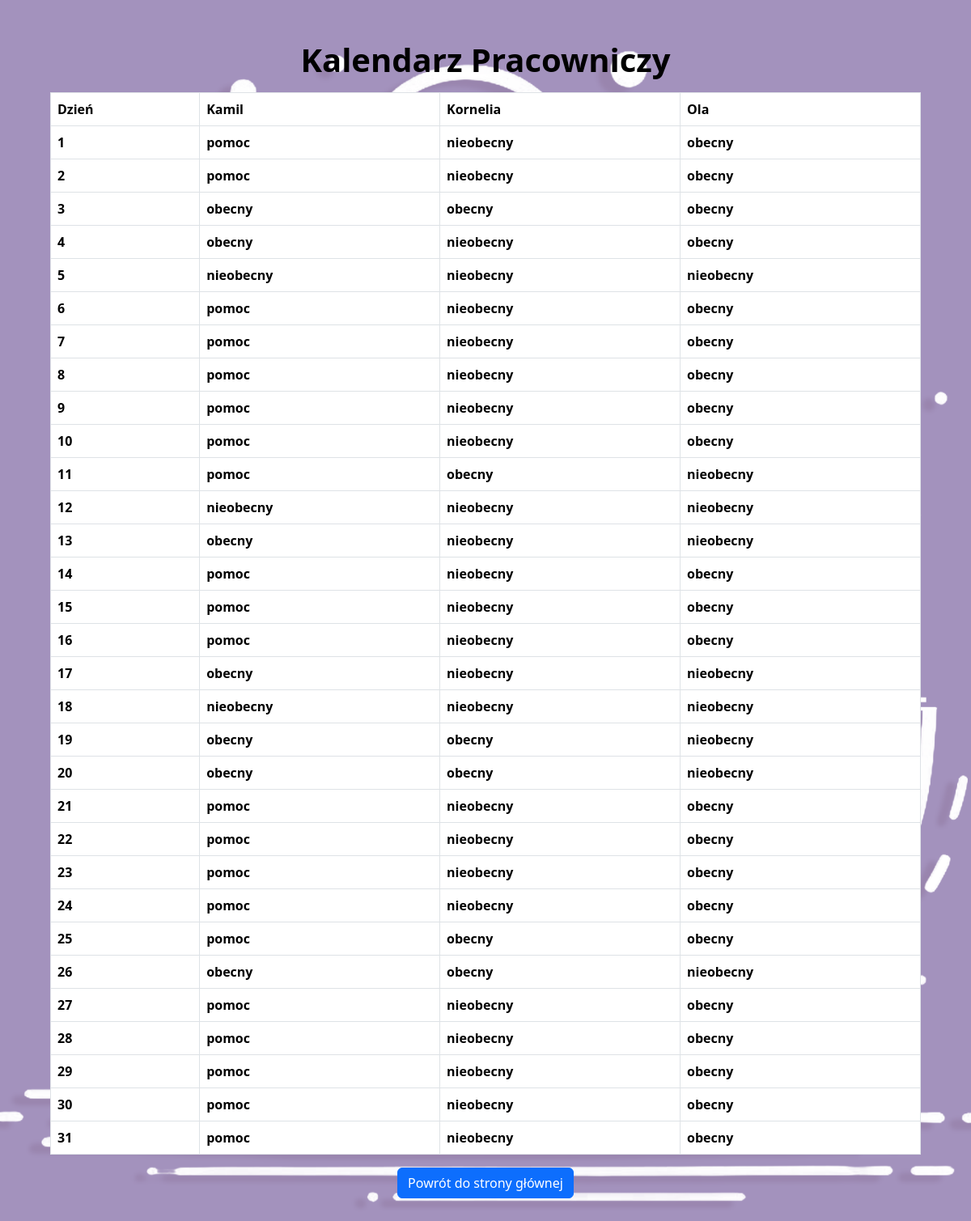
Page /kalendarz.php on the committed database.
### tables this page shows
CREATE TABLE `kalendarz_pracowniczy` (
  `id` int NOT NULL,
  `pracownik_id1` int DEFAULT NULL,
  `pracownik_id2` int DEFAULT NULL,
  `pracownik_id3` int DEFAULT NULL,
  `obecnosc_pracownik1` enum('obecny','nieobecny','pomoc') DEFAULT NULL,
  `obecnosc_pracownik2` enum('obecny','nieobecny','pomoc') DEFAULT NULL,
  `obecnosc_pracownik3` enum('obecny','nieobecny','pomoc') DEFAULT NULL,
  `dzien` int DEFAULT NULL
);

### kalendarz.php (the view, shortened to what this page needs)
<?php
$servername = "mysql8";
$username = "01061926_dworcowapub";
$password = "dworcowa035!";
$dbname = "01061926_dworcowapub";
$connection = new mysqli($servername, $username, $password, $dbname);
$sql = "SELECT * FROM kalendarz_pracowniczy";
$result = $connection->query($sql);
?>
<!DOCTYPE html>
<html lang="en">
<head>
    <link rel="stylesheet" href="https://cdn.jsdelivr.net/npm/bootstrap@5.3.3/dist/css/bootstrap.min.css">
</head>
<body>
    <div class="container mt-5">
        <h1 class="text-center" style="color: black;"><strong>Kalendarz Pracowniczy<strong></h1>
        <table class="table table-bordered mt-3">
            <thead>
                <tr>
                    <th>Dzień</th>
                    <th>Kamil</th>
                    <th>Kornelia</th>
                    <th>Ola</th>
                </tr>
            </thead>
            <tbody>
                <?php
                while($row = $result->fetch_assoc()) {
                    echo "<tr>";
                    echo "<td>" . $row['dzien'] . "</td>";
                    echo "<td>" . $row['obecnosc_pracownik1'] . "</td>";
                    echo "<td>" . $row['obecnosc_pracownik2'] . "</td>";
                    echo "<td>" . $row['obecnosc_pracownik3'] . "</td>";
                    echo "</tr>";
                }
                ?>
            </tbody>
        </table>
        <div class="text-center mt-3">
            <a href="home.php" class="btn btn-primary">Powrót do strony głównej</a>
        </div>
    </div>
</body>
</html>

### kalendarz.php (style rules this page uses)
body { margin: 50px; background-image: url('dworcowapubUWU.png'); background-size: cover; background-repeat: no-repeat; color: white; background-position: center; }

### rows in the picture
kalendarz_pracowniczy: dzien "1", obecnosc_pracownik1 "pomoc", obecnosc_pracownik2 "nieobecny", obecnosc_pracownik3 "obecny"
kalendarz_pracowniczy: dzien "2", obecnosc_pracownik1 "pomoc", obecnosc_pracownik2 "nieobecny", obecnosc_pracownik3 "obecny"
kalendarz_pracowniczy: dzien "3", obecnosc_pracownik1 "obecny", obecnosc_pracownik2 "obecny", obecnosc_pracownik3 "obecny"
kalendarz_pracowniczy: dzien "4", obecnosc_pracownik1 "obecny", obecnosc_pracownik2 "nieobecny", obecnosc_pracownik3 "obecny"
kalendarz_pracowniczy: dzien "5", obecnosc_pracownik1 "nieobecny", obecnosc_pracownik2 "nieobecny", obecnosc_pracownik3 "nieobecny"
kalendarz_pracowniczy: dzien "6", obecnosc_pracownik1 "pomoc", obecnosc_pracownik2 "nieobecny", obecnosc_pracownik3 "obecny"
kalendarz_pracowniczy: dzien "7", obecnosc_pracownik1 "pomoc", obecnosc_pracownik2 "nieobecny", obecnosc_pracownik3 "obecny"
kalendarz_pracowniczy: dzien "8", obecnosc_pracownik1 "pomoc", obecnosc_pracownik2 "nieobecny", obecnosc_pracownik3 "obecny"
kalendarz_pracowniczy: dzien "9", obecnosc_pracownik1 "pomoc", obecnosc_pracownik2 "nieobecny", obecnosc_pracownik3 "obecny"
kalendarz_pracowniczy: dzien "10", obecnosc_pracownik1 "pomoc", obecnosc_pracownik2 "nieobecny", obecnosc_pracownik3 "obecny"
kalendarz_pracowniczy: dzien "11", obecnosc_pracownik1 "pomoc", obecnosc_pracownik2 "obecny", obecnosc_pracownik3 "nieobecny"
kalendarz_pracowniczy: dzien "12", obecnosc_pracownik1 "nieobecny", obecnosc_pracownik2 "nieobecny", obecnosc_pracownik3 "nieobecny"
kalendarz_pracowniczy: dzien "13", obecnosc_pracownik1 "obecny", obecnosc_pracownik2 "nieobecny", obecnosc_pracownik3 "nieobecny"
kalendarz_pracowniczy: dzien "14", obecnosc_pracownik1 "pomoc", obecnosc_pracownik2 "nieobecny", obecnosc_pracownik3 "obecny"
kalendarz_pracowniczy: dzien "15", obecnosc_pracownik1 "pomoc", obecnosc_pracownik2 "nieobecny", obecnosc_pracownik3 "obecny"
kalendarz_pracowniczy: dzien "16", obecnosc_pracownik1 "pomoc", obecnosc_pracownik2 "nieobecny", obecnosc_pracownik3 "obecny"
kalendarz_pracowniczy: dzien "17", obecnosc_pracownik1 "obecny", obecnosc_pracownik2 "nieobecny", obecnosc_pracownik3 "nieobecny"
kalendarz_pracowniczy: dzien "18", obecnosc_pracownik1 "nieobecny", obecnosc_pracownik2 "nieobecny", obecnosc_pracownik3 "nieobecny"
kalendarz_pracowniczy: dzien "19", obecnosc_pracownik1 "obecny", obecnosc_pracownik2 "obecny", obecnosc_pracownik3 "nieobecny"
kalendarz_pracowniczy: dzien "20", obecnosc_pracownik1 "obecny", obecnosc_pracownik2 "obecny", obecnosc_pracownik3 "nieobecny"
kalendarz_pracowniczy: dzien "21", obecnosc_pracownik1 "pomoc", obecnosc_pracownik2 "nieobecny", obecnosc_pracownik3 "obecny"
kalendarz_pracowniczy: dzien "22", obecnosc_pracownik1 "pomoc", obecnosc_pracownik2 "nieobecny", obecnosc_pracownik3 "obecny"
kalendarz_pracowniczy: dzien "23", obecnosc_pracownik1 "pomoc", obecnosc_pracownik2 "nieobecny", obecnosc_pracownik3 "obecny"
kalendarz_pracowniczy: dzien "24", obecnosc_pracownik1 "pomoc", obecnosc_pracownik2 "nieobecny", obecnosc_pracownik3 "obecny"
kalendarz_pracowniczy: dzien "25", obecnosc_pracownik1 "pomoc", obecnosc_pracownik2 "obecny", obecnosc_pracownik3 "obecny"
kalendarz_pracowniczy: dzien "26", obecnosc_pracownik1 "obecny", obecnosc_pracownik2 "obecny", obecnosc_pracownik3 "nieobecny"
kalendarz_pracowniczy: dzien "27", obecnosc_pracownik1 "pomoc", obecnosc_pracownik2 "nieobecny", obecnosc_pracownik3 "obecny"
kalendarz_pracowniczy: dzien "28", obecnosc_pracownik1 "pomoc", obecnosc_pracownik2 "nieobecny", obecnosc_pracownik3 "obecny"
kalendarz_pracowniczy: dzien "29", obecnosc_pracownik1 "pomoc", obecnosc_pracownik2 "nieobecny", obecnosc_pracownik3 "obecny"
kalendarz_pracowniczy: dzien "30", obecnosc_pracownik1 "pomoc", obecnosc_pracownik2 "nieobecny", obecnosc_pracownik3 "obecny"
kalendarz_pracowniczy: dzien "31", obecnosc_pracownik1 "pomoc", obecnosc_pracownik2 "nieobecny", obecnosc_pracownik3 "obecny"
